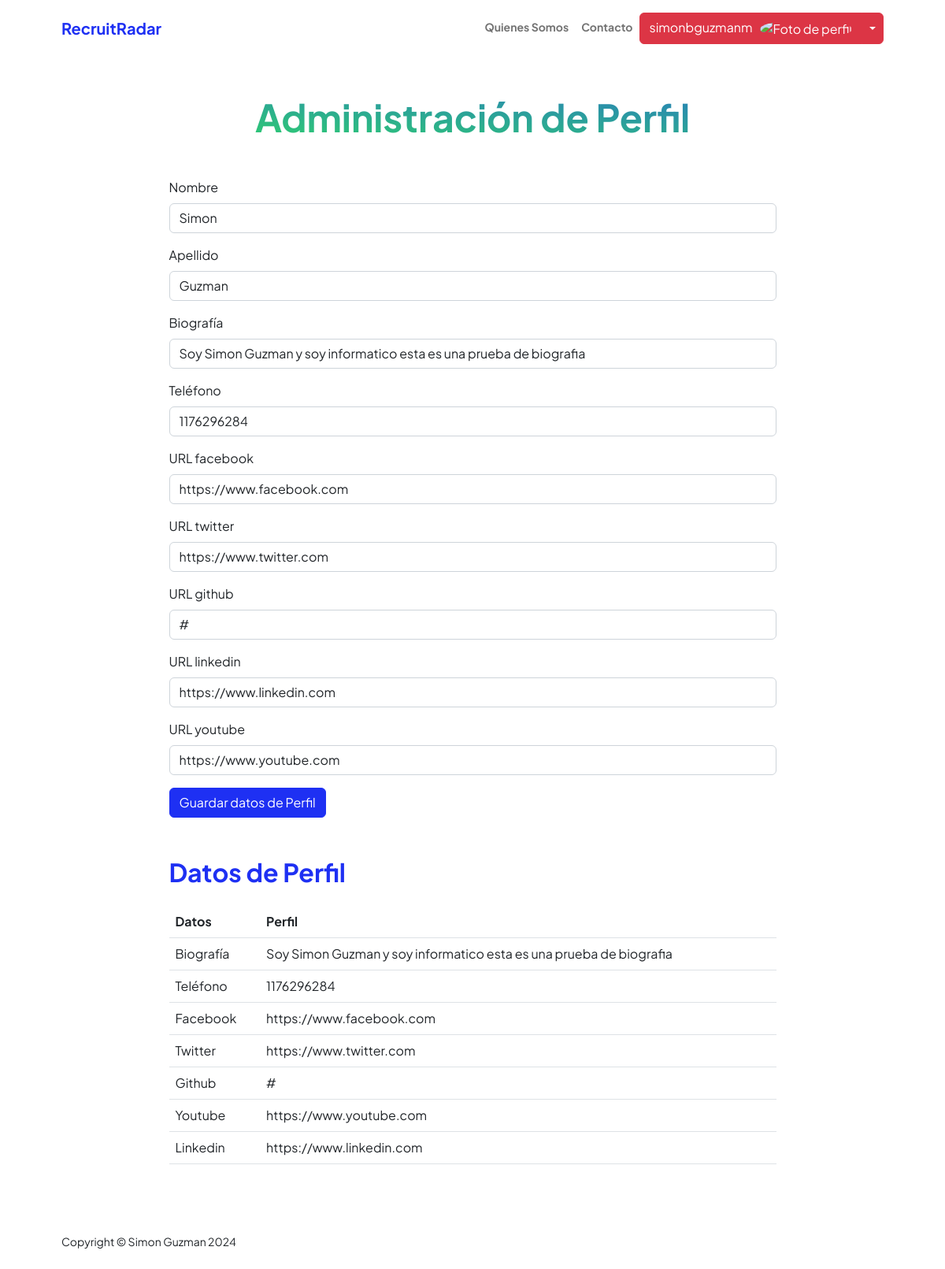
The page /appUsers/datos_personales (signed in) on the database its author committed.
### appUsers/models.py (models this page shows, shortened)
class DataUsuario(models.Model):
    user = models.OneToOneField(User, on_delete=models.CASCADE, null=True)
    nombre = models.CharField(max_length=100,null=True, blank = True)
    apellido = models.CharField(max_length=100,null=True, blank = True)
    bio = models.CharField(max_length=1000, null=True, blank = True)
    telefono = models.CharField(max_length=100, null=True, blank = True)
    url_twitter = models.CharField(max_length=100,null=True, blank = True)
    url_facebook = models.CharField(max_length=100, null=True, blank = True)
    url_github= models.CharField(max_length=100, null=True, blank = True)
    url_youtube = models.CharField(max_length=100, null=True, blank = True)
    url_linkedin = models.CharField(max_length=100, null=True, blank = True)

### appUsers/views.py (the view, shortened to what this page needs)
# urls.py: path('datos_personales',views.datos_personales,name="DatosPersonales"),
@login_required
def datos_personales(request):
    data_exists = DataUsuario.objects.filter(user=request.user).exists()
    if data_exists:
        data = DataUsuario.objects.get(user=request.user)
    if request.method == 'POST':
        miFormulario = DataUsuarioFormulario(request.POST)
        if miFormulario.is_valid():
            informacion = miFormulario.cleaned_data
            exp = DataUsuario.objects.get(user=request.user)
            exp.nombre = informacion['nombre']
            exp.apellido = informacion['apellido']
            exp.bio = informacion['bio']
            exp.telefono = informacion['telefono']
            exp.url_twitter = informacion['url_twitter']
            exp.url_facebook = informacion['url_facebook']
            exp.url_github = informacion['url_github']
            exp.url_youtube = informacion['url_youtube']
            exp.url_linkedin = informacion['url_linkedin']
            exp.save()
            miFormulario = DataUsuarioFormulario(initial={
            'nombre': informacion['nombre'],
            'apellido': informacion['apellido'],
            'bio': informacion['bio'],
            'telefono': informacion['telefono'],
            'url_twitter': informacion['url_twitter'],
            'url_facebook': informacion['url_facebook'],
            'url_github': informacion['url_github'],
            'url_youtube': informacion['url_youtube'],
            'url_linkedin': informacion['url_linkedin'],})
            data=DataUsuario.objects.get(user=request.user)
            return render(request,"AppUsers/datosPersonales.html",{"info":data,"miFormulario":miFormulario,"resp":"Datos guardados Correctamente","avatar":request.session.get('foto-avatar', 'none')})
    else:
       miFormulario = DataUsuarioFormulario(initial={
            'nombre': data.nombre,
            'apellido': data.apellido,
            'bio': data.bio,
            'telefono': data.telefono,
            'url_twitter': data.url_twitter,
            'url_facebook': data.url_facebook,
            'url_github': data.url_github,
            'url_youtube': data.url_youtube,
            'url_linkedin': data.url_linkedin,
        })
    return render(request,"AppUsers/datosPersonales.html",{"info":data,"miFormulario":miFormulario,"avatar":request.session.get('foto-avatar', 'none')})

### appUsers/templates/appUsers/datosPersonales.html (shortened to what this page needs)
{% extends "AppUsers/base.html" %}
{% load static %}
{% block datosDinamicos %}
<div class="container px-5 my-5">
    <div class="text-center mb-5">
        <h1 class="display-5 fw-bolder mb-0"><span class="text-gradient d-inline">Administración de Perfil</span></h1>
    </div>
    <div class="row gx-5 justify-content-center">
        <div class="col-lg-11 col-xl-9 col-xxl-8">
              <section style="margin-bottom: 50px;">
              <form action="" method="POST" class="mb-3">{% csrf_token %}
                <div class="mb-3">
                  <label for="{{ miFormulario.nombre.id_for_label }}" class="form-label">{{ miFormulario.nombre.label }}</label>
                  {{ miFormulario.nombre }}
                </div>
                <div class="mb-3">
                  <label for="{{ miFormulario.apellido.id_for_label }}" class="form-label">{{ miFormulario.apellido.label }}</label>
                  {{ miFormulario.apellido }}
                </div>
                <div class="mb-3">
                    <label for="{{ miFormulario.bio.id_for_label }}" class="form-label">{{ miFormulario.bio.label }}</label>
                    {{ miFormulario.bio }}
                  </div>
                  <div class="mb-3">
                    <label for="{{ miFormulario.telefono.id_for_label }}" class="form-label">{{ miFormulario.telefono.label }}</label>
                    {{ miFormulario.telefono }}
                </div>
                <div class="mb-3">
                    <label for="{{ miFormulario.url_facebook.id_for_label }}" class="form-label">{{ miFormulario.url_facebook.label }}</label>
                    {{ miFormulario.url_facebook }}
                </div>
                  <div class="mb-3">
                      <label for="{{ miFormulario.url_twitter.id_for_label }}" class="form-label">{{ miFormulario.url_twitter.label }}</label>
                      {{ miFormulario.url_twitter }}
                  </div>
                  <div class="mb-3">
                      <label for="{{ miFormulario.url_github.id_for_label }}" class="form-label">{{ miFormulario.url_github.label }}</label>
                      {{ miFormulario.url_github }}
                  </div>
                  <div class="mb-3">
                    <label for="{{ miFormulario.url_linkedin.id_for_label }}" class="form-label">{{ miFormulario.url_linkedin.label }}</label>
                    {{ miFormulario.url_linkedin }}
                </div>
                <div class="mb-3">
                  <label for="{{ miFormulario.url_youtube.id_for_label }}" class="form-label">{{ miFormulario.url_youtube.label }}</label>
                  {{ miFormulario.url_youtube }}
              </div>
                  <div class="mb-3">
                    <input class="btn btn-primary" type="submit" value="Guardar datos de Perfil">
                  </div>
              </form>
            </section>
            <section>
                <table class="table caption-top">
                    <div class="d-flex align-items-center justify-content-between mb-4">
                        <h2 class="text-primary fw-bolder mb-0">Datos de Perfil</h2>
                    </div>
                    <thead>
                      <tr>
                        <th scope="col">Datos</th>
                        <th scope="col">Perfil</th>
                      </tr>
                    </thead>
                    <tbody>
                      <tr>
                        <td>Biografía</td>
                        <td>{{info.bio}}</td>
                      </tr>
                      <tr>
                        <td>Teléfono</td>
                        <td>{{info.telefono}}</td>
                      </tr>
                      <tr>
                        <td>Facebook</td>
                        <td>{{info.url_facebook}}</td>
                      </tr>
                      <tr>
                        <td>Twitter</td>
                        <td>{{info.url_twitter}}</td>
                      </tr>
                      <tr>
                        <td>Github</td>
                        <td>{{info.url_github}}</td>
                      </tr>
                      <tr>
                        <td>Youtube</td>
                        <td>{{info.url_youtube}}</td>
                      </tr>
                      <tr>
                        <td>Linkedin</td>
                        <td>{{info.url_linkedin}}</td>
                      </tr>
                    </tbody>
                </table>
            </section>
        </div>
    </div>
</div>
{% endblock %}

### appUsers/templates/appUsers/base.html (shortened to what this page needs)
<!DOCTYPE html>
<html lang="en">
    <head>
        {% load static %}
        <link rel="stylesheet" href="https://cdnjs.cloudflare.com/ajax/libs/font-awesome/6.0.0/css/all.min.css">
        <link href="https://cdn.jsdelivr.net/npm/bootstrap-icons@1.8.1/font/bootstrap-icons.css" rel="stylesheet" />
        <link href="{% static 'css/styles.css' %}" rel="stylesheet" />
    </head>
    <body class="d-flex flex-column h-100">
        <main class="flex-shrink-0">
            <nav class="navbar navbar-expand-lg navbar-light bg-white py-3">
                <div class="container px-5">
                    <a class="navbar-brand" href="{% url 'Home' %}"><span class="fw-bolder text-primary">RecruitRadar</span></a>
                    <div class="collapse navbar-collapse" id="navbarSupportedContent">
                        <ul class="navbar-nav ms-auto mb-2 mb-lg-0 small fw-bolder">
                            <li class="nav-item"><a class="nav-link" href="{% url 'Aboutme' %}">Quienes Somos</a></li>
                            <li class="nav-item"><a class="nav-link" href="{% url 'Contact' %}">Contacto</a></li>
                            {% if request.user.is_authenticated %}
                            <div class="btn-group">
                                <button type="button" class="btn btn-danger">{{ request.user.username}}<img src="{{avatar}}" alt="Foto de perfil" class="img-fluid rounded-circle" width="50" style="margin-left: 10px;"></button>
                                <button type="button" class="btn btn-danger dropdown-toggle dropdown-toggle-split" data-bs-toggle="dropdown" aria-expanded="false">
                                </button>
                              </div>
                            {% else %}
                                <li class="nav-item"><a class="nav-link" href="{% url 'Login' %}">Iniciar Sesión</a></li>
                                <li class="nav-item"><a class="nav-link" href="{% url 'Register' %}">Registrar</a></li>
                            {% endif %}
                        </ul>
                    </div>
                </div>
            </nav>
            {% block datosDinamicos %}
            {% endblock %}
        </main>
        <footer class="bg-white py-4 mt-auto">
            <div class="container px-5">
                <div class="row align-items-center justify-content-between flex-column flex-sm-row">
                    <div class="col-auto"><div class="small m-0">Copyright &copy; Simon Guzman 2024</div></div>
                </div>
            </div>
        </footer>
    </body>
</html>

### rows shown on the page
DataUsuario: nombre "Simon", apellido "Guzman", bio "Soy Simon Guzman y soy informatico esta es una prueba de biografia", telefono "1176296284", url_facebook "https://www.facebook.com", url_twitter "https://www.twitter.com", url_github "#", url_linkedin "https://www.linkedin.com", url_youtube "https://www.youtube.com"

### other values the page prints
{{ request.user.username }} "simonbguzmanm"
{{ miFormulario.nombre.label }} "Nombre"
{{ miFormulario.apellido.label }} "Apellido"
{{ miFormulario.bio.label }} "Biografía"
{{ miFormulario.telefono.label }} "Teléfono"
{{ miFormulario.url_facebook.label }} "URL facebook"
{{ miFormulario.url_twitter.label }} "URL twitter"
{{ miFormulario.url_github.label }} "URL github"
{{ miFormulario.url_linkedin.label }} "URL linkedin"
{{ miFormulario.url_youtube.label }} "URL youtube"
